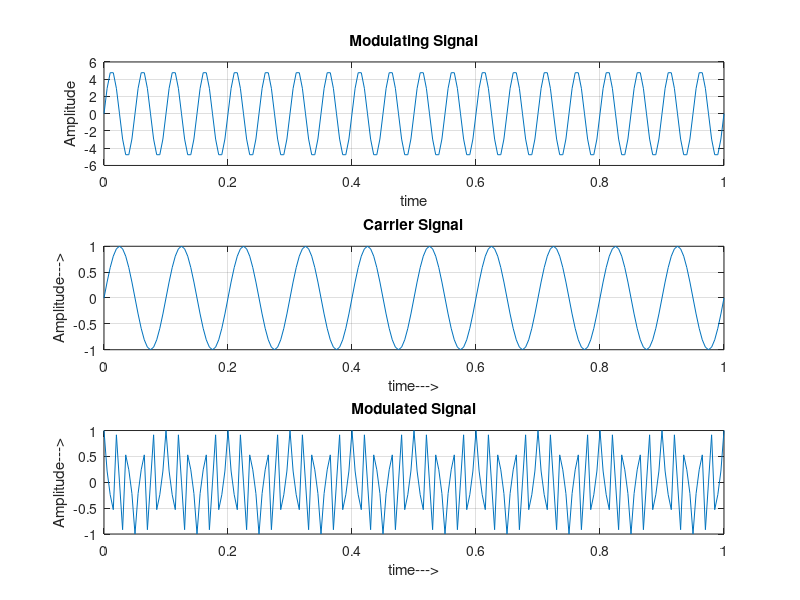

Here is the MATLAB script that generated this plot:
clc; %clears the command window
clear; %clears all variable from the workspace
close all; %closes all open figures


%Fs must be at least 2*Fc

t=0:0.005:1; %Time vector with .01 intervals from 0 to 5

fc=10;
fm=20;

%Modulating Signal
m=5*sin(2*pi*fm*t);

%Carrier Signal
c=sin(2*pi*fc*t);

%Phase Modulated signal
PhaseDev= pi/2; %Defines the phase deviation
Pm = cos(2*pi*fc*t + PhaseDev*m);



subplot(3,1,1)
plot(t,m)
grid on;
title("Modulating Signal")
xlabel('time')
ylabel('Amplitude')

subplot(3,1,2)
plot(t,c)
grid on;
title("Carrier Signal")
xlabel('time--->')
ylabel('Amplitude--->')

subplot(3,1,3)
plot(t,Pm)
grid on;
title("Modulated Signal")
xlabel('time--->')
ylabel('Amplitude--->')

